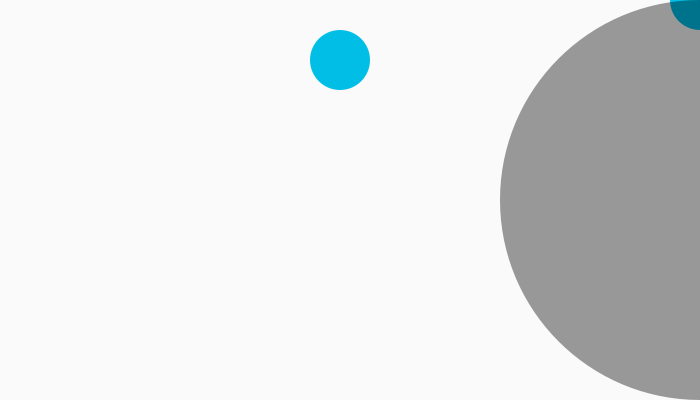
Frame 1 (no input)
Frame 60 (the mouse pressed at the canvas centre just before this capture): identical to frame 1, image omitted
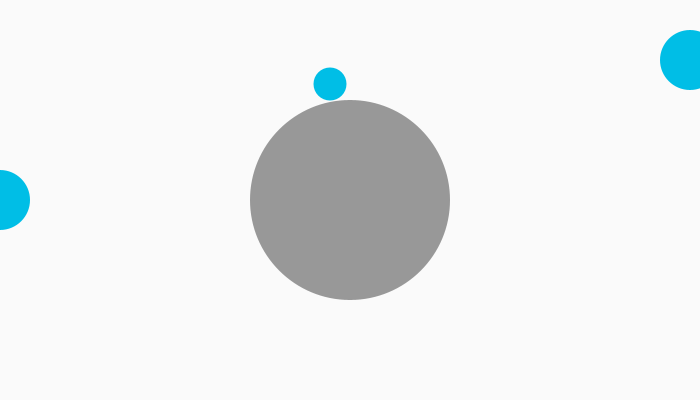
Frame 120 (the mouse held since frame 60 and released just before this capture)

The Processing sketch that drew these frames (run headless with seeded random() and noise(); from frame 60 on, the mouse is pressed at the canvas centre):

// Processing sketch: sketch_23_2
// ── sketch_23_2.pde
void setup() { 
  size(700,400); 
  smooth ();
}

void draw () {
  background (250);
  noStroke ();
  fill(0,190,230);
  ellipse (width-mouseX *2, mouseY, 60, 60);
  ellipse (mouseX+340, 60, 60, 60);
  ellipse(mouseX-20, 84, 33, 33);
  
float x = mouseX;
float y = mouseY;
float ix = width - mouseX;
float iy = mouseY - height; 
fill(250, 100);
ellipse(x, height/2, y, y);
fill(0, 100);
ellipse(ix, height/2, iy, iy);
}
